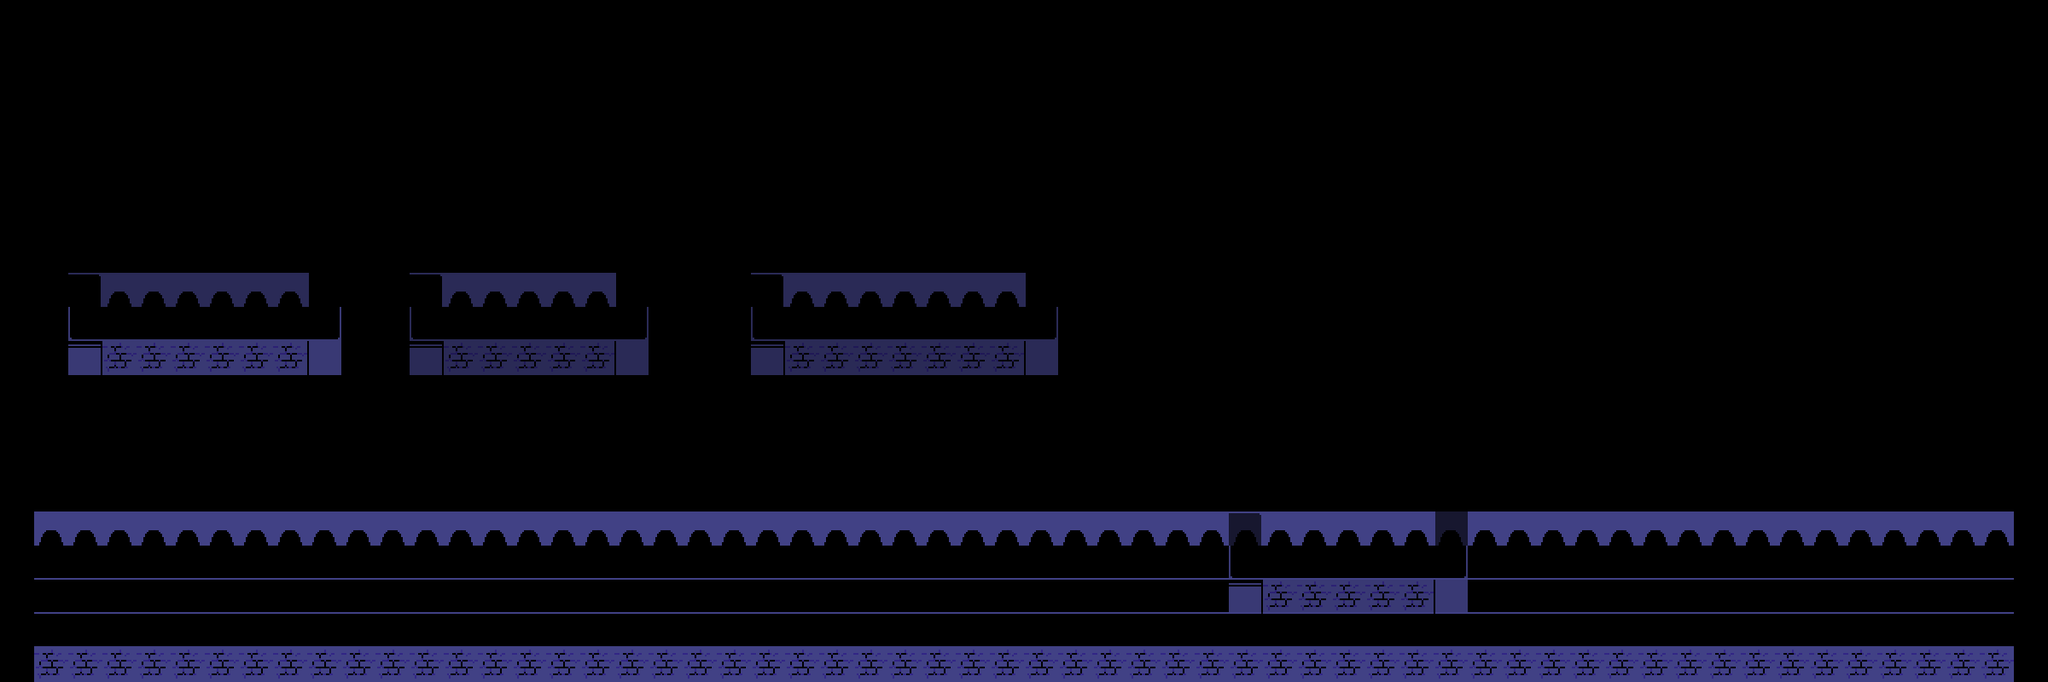

A 2D game scene composited from a Tiled map and its tileset images. What follows is a short description and the map's XML, with each tile layer's data collapsed to a summary:
An orthogonal 60x20 tile map with 40x40 px tiles, 3 tile layers (tiles, floors_castle, walls_castle) and 56 objects (10x platform_floor, 7x platform_action_target, 6x platform_slashpusher_anchor, 5x platform_slashpusher, 4x platform_block, ...).

<map version="1.9" tiledversion="1.9.2" orientation="orthogonal" renderorder="right-down" width="60" height="20" tilewidth="40" tileheight="40" infinite="0" nextlayerid="7" nextobjectid="60">
 <editorsettings>
  <export target="platform_test.lua" format="lua" />
 </editorsettings>
 <properties>
  <property name="name" value="Platform Test" />
 </properties>
 <tileset firstgid="1" source="../tilesets/castle.tsx" />
 <layer id="1" name="tiles" width="60" height="20">
  <data>[1200 cells, 1160 non-empty, 4 distinct tile ids]</data>
 </layer>
 <layer id="2" name="floors_castle" width="60" height="20" opacity="0.65">
  <data>[1200 cells, 93 non-empty, 9 distinct tile ids]</data>
 </layer>
 <layer id="6" name="walls_castle" width="60" height="20" opacity="0.65">
  <data>[1200 cells, 30 non-empty, 6 distinct tile ids]</data>
 </layer>
 <objectgroup color="#0000ff" id="3" name="collision" opacity="0.5">
  <object id="1" x="400" y="280" width="80" height="160" />
  <object id="2" x="0" y="0" width="80" height="800" />
  <object id="3" x="2360" y="0" width="40" height="800" />
  <object id="9" x="80" y="-200" width="2280" height="480" />
  <object id="10" x="0" y="760" width="2400" height="40" />
 </objectgroup>
 <objectgroup color="#7f00ff" id="4" name="markers">
  <object id="4" name="spawn" x="180" y="320">
   <point />
  </object>
  <object id="36" name="section_original_statue_floortex_actions" x="240" y="240">
   <point />
  </object>
  <object id="37" name="section_physics_slopes" x="1500" y="540">
   <point />
  </object>
  <object id="38" name="section_physics_ground_effects" x="1500" y="680">
   <point />
  </object>
  <object id="39" name="section_physics_moving_floor" x="2040" y="460">
   <point />
  </object>
  <object id="40" name="section_physics_moving_block" x="2260" y="400">
   <point />
  </object>
  <object id="41" name="section_moving_floortex" x="520" y="300">
   <point />
  </object>
 </objectgroup>
 <objectgroup color="#ff00ff" id="5" name="objects">
  <!-- 44 objects omitted --></objectgroup>
</map>
<!-- 44 of 56 objects omitted -->
